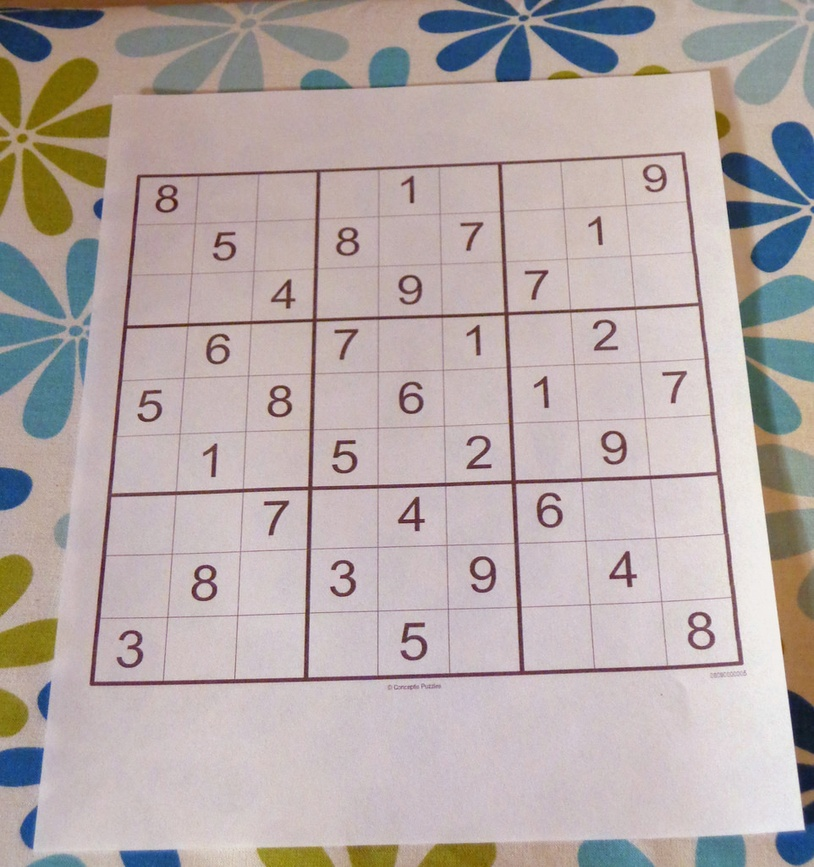
#> input picture Sudoku/opencv-sudoku-solver/sudoku_puzzle.jpg, 814 x 867 px, shrunk from 962 x 1024 before the run
$ python test_img_sch.py
#> lines starting #> are read from the running program, lines starting #| are printed output that depends on the picture; after the words box and inside, x2 and y2 are one past the last pixel; in counts of white or black regions, pixels touching at a corner belong together
#> further down, test_image is the input picture: shape (867, 814, 3); mean B, G, R 167.9, 169.5, 180.9
### Sudoku/opencv-sudoku-solver/pyimagesearch/sudoku/puzzle.py
# import the necessary packages
from imutils.perspective import four_point_transform
from skimage.segmentation import clear_border
import numpy as np
import imutils
import cv2
from matplotlib import pyplot as plt

# import modules
from . import multi_img_view


def find_puzzle(image: np.ndarray, debug: bool = False) -> (np.ndarray, np.ndarray):
    """
    Find the puzzle in the input image
    :param image:   image data
    :param debug:   whether to show intermediate images
    :return:        transformed (bird view) image in (1) RGB and (2) Grayscale
    """
#> called with debug = True
    debug_imgs = []  # for debug only, to-show imgs
    debug_subtitles = []  # for debug only, subtitles of the to-show imgs

    # convert the image to grayscale and blur it slightly
    gray = cv2.cvtColor(image, cv2.COLOR_BGR2GRAY)
    blurred = cv2.GaussianBlur(gray, (7, 7), 3)
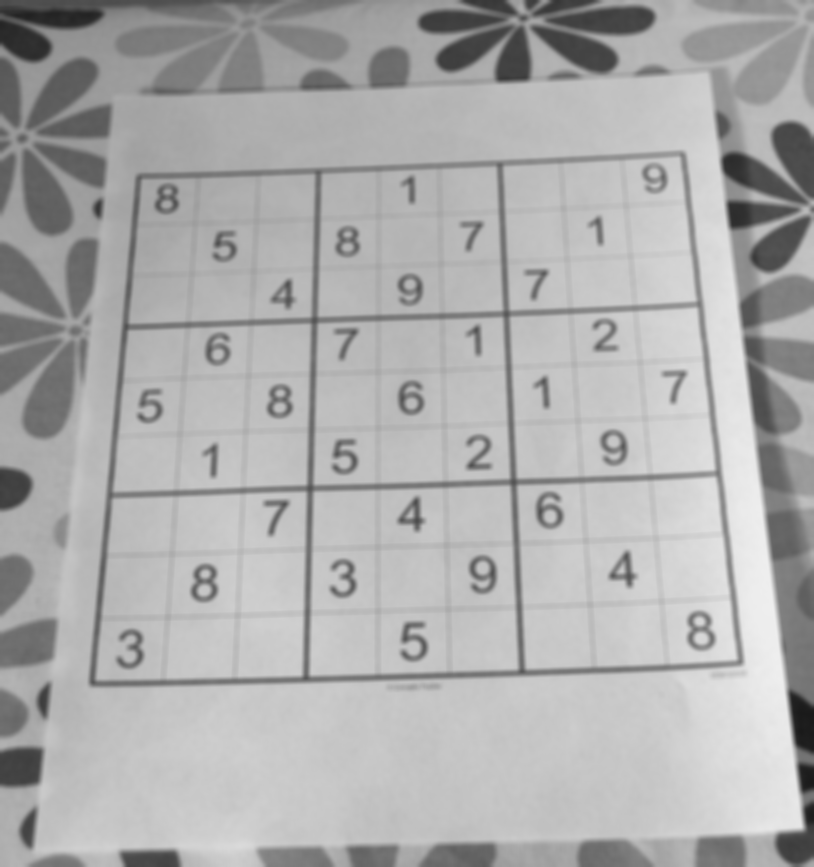
#> blurred: shape (867, 814); min 26, max 239, mean 172.7

    # check to see the operations done on the original image
    if debug:
        debug_imgs.append(image.copy())
        debug_subtitles.append("Puzzle Original")
        debug_imgs.append(gray.copy())
        debug_subtitles.append("Puzzle Gray")
        debug_imgs.append(blurred.copy())
        debug_subtitles.append("Puzzle Blurred")

    # apply adaptive thresholding and then invert the threshold map
    thresh = cv2.adaptiveThreshold(blurred, 255,
                                   cv2.ADAPTIVE_THRESH_GAUSSIAN_C, cv2.THRESH_BINARY, 11, 2)
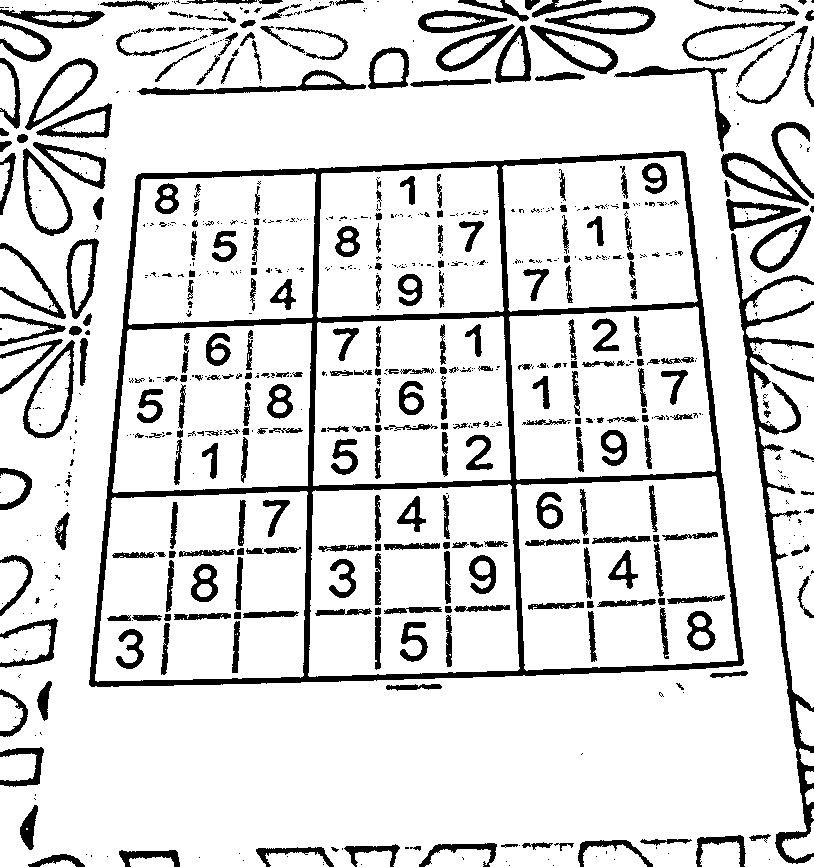
#> thresh: shape (867, 814); 85.6% white; 773 black regions (456 under 20 px), largest, box (x1, y1, x2, y2) and area: (89, 151, 744, 687) 24640, (731, 233, 814, 864) 6479, (137, 70, 366, 95) 1402
    thresh = cv2.bitwise_not(thresh)
#> thresh: shape (867, 814); 14.4% white; 773 white regions (456 under 20 px)

    # check to see if we are visualizing each step of the image
    # processing pipeline (in this case, thresholding)
    if debug:
        debug_imgs.append(thresh.copy())
        debug_subtitles.append("Puzzle Thresh")

    # find contours in the thresholded image and sort them by size in
    # descending order
    cnts = cv2.findContours(thresh.copy(), cv2.RETR_EXTERNAL,
                            cv2.CHAIN_APPROX_SIMPLE)
#> cnts = 276 contours, 176 with area under 20; largest, box (x1, y1, x2, y2) and area: (89, 151, 744, 687) 309212, (731, 233, 814, 864) 5290, (23, 340, 75, 439) 2974, (23, 148, 73, 236) 2593, (25, 58, 98, 130) 2243
    cnts = imutils.grab_contours(cnts)
    cnts = sorted(cnts, key=cv2.contourArea, reverse=True)

    # initialize a contour that corresponds to the puzzle outline
    puzzle_cnt = None

    # loop over the contours
    for c in cnts:
        # approximate the contour
        peri = cv2.arcLength(c, True)
        approx = cv2.approxPolyDP(c, 0.02 * peri, True)

        # if our approximated contour has four points, then we can
        # assume we have found the outline of the puzzle
        if len(approx) == 4:
            puzzle_cnt = approx
            break
#> this loop made 1 pass
#> (peri, puzzle_cnt) on pass 1: (2300.9, [[685, 153], [138, 174], [89, 684], [741, 665]])

    # if the puzzle contour is empty then our script could not find
    # the outline of the sudoku puzzle so raise an error
    if puzzle_cnt is None:
        raise Exception(("Could not find Sudoku puzzle outline. "
                         "Try debugging your thresholding and contour steps."))

    # check to see if we are visualizing the outline of the detected
    # sudoku puzzle
    if debug:
        # draw the contour of the puzzle on the image and then display
        # it to our screen for visualization/debugging purposes
        output = image.copy()
        cv2.drawContours(output, [puzzle_cnt], -1, (0, 255, 0), 2)
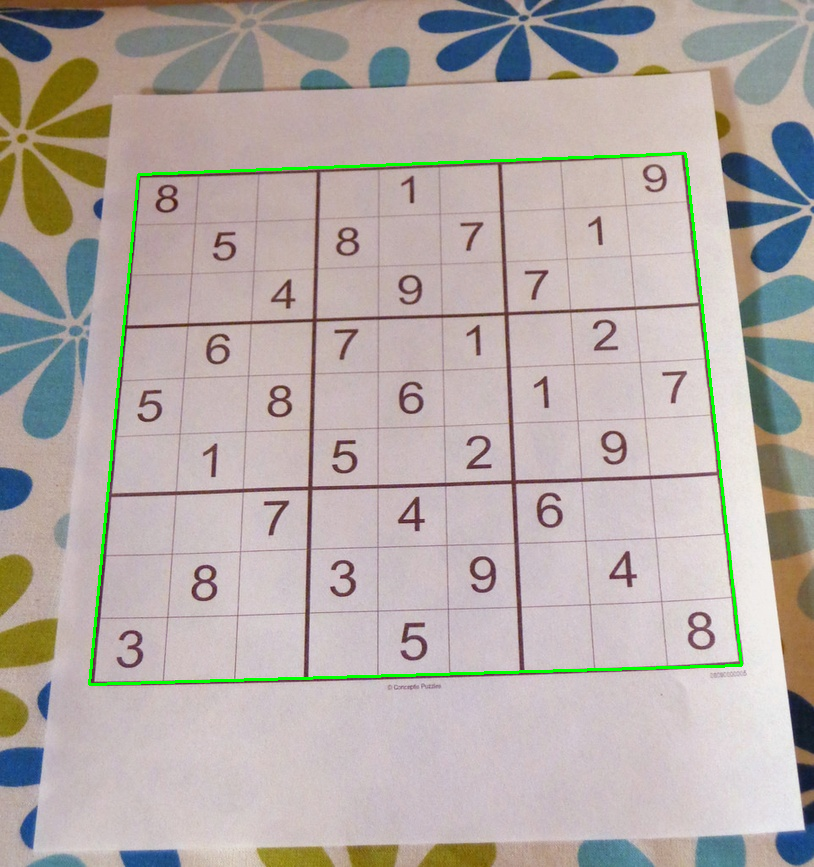
#> output: shape (867, 814, 3); 0.94% of pixels changed, all inside (x1, y1, x2, y2) = (88, 152, 743, 686)
        debug_imgs.append(output)
        debug_subtitles.append("Puzzle Outline")

    # apply a four point perspective transform to both the original
    # image and grayscale image to obtain a top-down birds eye view
    # of the puzzle
    puzzle = four_point_transform(image, puzzle_cnt.reshape(4, 2))
    warped = four_point_transform(gray, puzzle_cnt.reshape(4, 2))
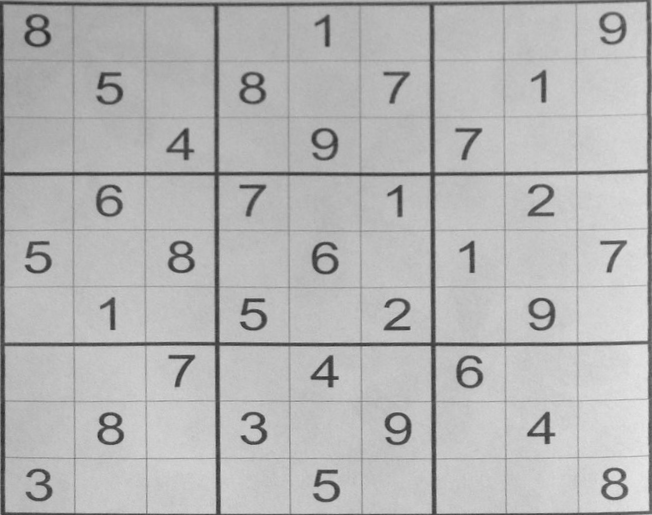
#> warped: shape (515, 652); min 39, max 231, mean 181.8

    # check to see if we are visualizing the perspective transform
    if debug:
        # show the output warped image (again, for debugging purposes)
        debug_imgs.append(puzzle.copy())
        debug_subtitles.append("Puzzle Transform")

    # Show Debug Images
    if debug:
        _ = multi_img_view.multi_img_view(
            images=debug_imgs, subtitles=debug_subtitles, col_cnt=3, row_cnt=2,
            title="Find Puzzle", fig_size=None, close_all=True)
        plt.show()

    # return a 2-tuple of puzzle in both RGB and grayscale
    return puzzle, warped


def extract_digit(cell: np.ndarray, debug: bool = False):
    """

    :param cell:    an ROI representing an individual cell of the Sudoku puzzle
                        (it may or may not contain a digit)
    :param debug:   whether to show intermediate images
    :return:        None if no digit contours found
    """
    debug_imgs = []  # for debug only, to-show imgs
    debug_subtitles = []  # for debug only, subtitles of the to-show imgs
    if debug:
        debug_imgs.append(cell.copy())
        debug_subtitles.append("Cell Original")

    # apply automatic thresholding to the cell and then clear any
    # connected borders that touch the border of the cell
    thresh = cv2.threshold(cell, 0, 255,
                           cv2.THRESH_BINARY_INV | cv2.THRESH_OTSU)[1]
    if debug:
        debug_imgs.append(thresh.copy())
        debug_subtitles.append("Threshold")
    thresh = clear_border(thresh)

    # check to see if we are visualizing the cell thresholding step
    if debug:
        debug_imgs.append(thresh.copy())
        debug_subtitles.append("Thresh without Border")

    # find contours in the thresholded cell
    cnts = cv2.findContours(thresh.copy(), cv2.RETR_EXTERNAL,
                            cv2.CHAIN_APPROX_SIMPLE)
    cnts = imutils.grab_contours(cnts)

    # if no contours were found than this is an empty cell
    if len(cnts) == 0:
        if debug:  # show debug images before return
            _ = multi_img_view.multi_img_view(
                images=debug_imgs, subtitles=debug_subtitles, col_cnt=2, row_cnt=2,
                title="Extract Digits - Returned No Contour", fig_size=None, close_all=True)
            plt.show()
        return None

    # otherwise, find the largest contour in the cell and create a
    # mask for the contour
    c = max(cnts, key=cv2.contourArea)
    mask = np.zeros(thresh.shape, dtype="uint8")
    cv2.drawContours(mask, [c], -1, 255, -1)
    if debug:
        debug_imgs.append(mask.copy())
        debug_subtitles.append("Mask for the Largest Contour")

    # compute the percentage of masked pixels relative to the total
    # area of the image
    (h, w) = thresh.shape
    percent_filled = cv2.countNonZero(mask) / float(w * h)

    # if less than 3% of the mask is filled then we are looking at
    # noise and can safely ignore the contour
    if percent_filled < 0.03:
        if debug:  # show debug images before return
            _ = multi_img_view.multi_img_view(
                images=debug_imgs, subtitles=debug_subtitles, col_cnt=2, row_cnt=2,
                title="Extract Digits - Returned <3%", fig_size=None, close_all=True)
            plt.show()
        return None

    # apply the mask to the thresholded cell
    digit = cv2.bitwise_and(thresh, thresh, mask=mask)

    # check to see if we should visualize the masking step
    if debug:
        debug_imgs.append(digit.copy())
        debug_subtitles.append("Digit by Mask")

    # Show Debug Images
    if debug:
        _ = multi_img_view.multi_img_view(
            images=debug_imgs, subtitles=debug_subtitles, col_cnt=3, row_cnt=2,
            title="Extract Digits", fig_size=None, close_all=True)
        plt.show()

    # return the digit to the calling function
    return digit


# [33 lines that do not run on import are left out]

### Sudoku/opencv-sudoku-solver/pyimagesearch/sudoku/multi_img_view.py
import typing
import matplotlib
from matplotlib import figure
from matplotlib import pyplot as plt


def multi_img_view(images: list, subtitles: list,
                   row_cnt: int, col_cnt: int,
                   title: str = "MULTI-IMG VIEW",
                   fig_size: typing.Tuple[int, int] = None,
                   close_all: bool = True) \
        -> matplotlib.figure.Figure:
    """
    Combine and Show Several Images Together
    :param images:          list of images
    :param subtitles:       list of the subtitles of the images
    :param row_cnt:         number of rows
    :param col_cnt:         number of columns
    :param title:           title of the combine image
    :param fig_size:        size of the figure, (width, height)
    :param close_all:       whether to close all figures during initialization
    :return:                plt, fig
    """
#> called with row_cnt = 2, col_cnt = 3, title = 'Find Puzzle', close_all = True
    if close_all:
        plt.close("all")
    if len(images) != len(subtitles):
        raise RuntimeError("[Error] Images Count and Subtitles Count Mismatch:"
                           "Images = %d, Subtitles = %d" % (len(images), len(subtitles)))
    if len(images) > row_cnt * col_cnt:
        raise RuntimeError("[Error] Images Count Overflow:"
                           "Got Max row*col=%d*%d, Assigned %d" % (row_cnt, col_cnt, len(images)))

    if fig_size is not None:
        fig, _ax = plt.subplots(nrows=row_cnt, ncols=col_cnt, figsize=fig_size)
    else:
        fig, _ax = plt.subplots(nrows=row_cnt, ncols=col_cnt)
    ax = _ax.flatten()

    # Subplot Styles: remove spines, x/y-ticks
    for _subplot_ax in ax:
        _subplot_ax.spines['top'].set_visible(False)
        _subplot_ax.spines['right'].set_visible(False)
        _subplot_ax.spines['bottom'].set_visible(False)
        _subplot_ax.spines['left'].set_visible(False)
        _subplot_ax.set_xticks([])
        _subplot_ax.set_yticks([])

    # Show Images & Subtitles
    for _img_idx, (_img, _img_title) in enumerate(zip(images, subtitles)):
        ax[_img_idx].imshow(_img)
        ax[_img_idx].set_title(_img_title)
        ax[_img_idx].set_xticks([])
        ax[_img_idx].set_yticks([])
#> this loop made 6 passes

    fig.suptitle(title)
    # fig.tight_layout()

    return fig


# [16 lines that do not run on import are left out]

### Sudoku/opencv-sudoku-solver/test_img_sch.py
# import the necessary packages
import numpy as np
import cv2

# import modules
from pyimagesearch.sudoku import find_puzzle, extract_digit

test_image = cv2.imread("sudoku_puzzle.jpg")

# find the puzzle in the image
puzzleImage, warped = find_puzzle(image=test_image, debug=True)

# initialize our 9x9 Sudoku board
board = np.zeros((9, 9), dtype="int")
# a Sudoku puzzle is a 9x9 grid (81 individual cells), so we can
# infer the location of each cell by dividing the warped image
# into a 9x9 grid
stepX = warped.shape[1] // 9
#> stepX = 72
stepY = warped.shape[0] // 9
#> stepY = 57
# initialize a list to store the (x, y)-coordinates of each cell
# location
cellLocs = []
# loop over the grid locations
for y in range(0, 9):
    # initialize the current list of cell locations
    row = []
    for x in range(0, 9):
        # compute the starting and ending (x, y)-coordinates of the current cell
        startX = x * stepX
        startY = y * stepY
        endX = (x + 1) * stepX
        endY = (y + 1) * stepY
        # add the (x, y)-coordinates to our cell locations list
        row.append((startX, startY, endX, endY))

        # crop the cell from the warped transform image and then
        # extract the digit from the cell
        cell = warped[startY:endY, startX:endX]
        _ = extract_digit(cell, debug=True)
#> this loop made 9 passes
#> pass 1, in extract_digit (call 9), `plt.show()`:
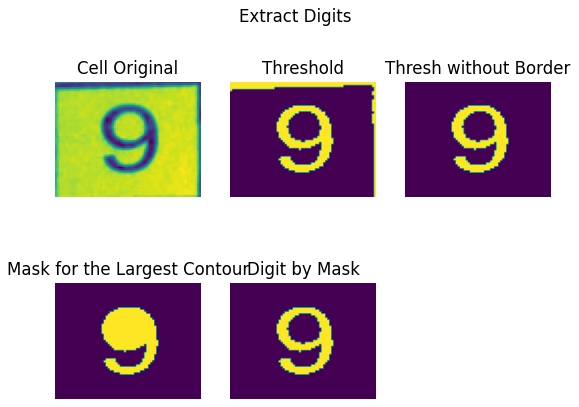
#> figure drawn by matplotlib, 5 panels
#> pass 2, in extract_digit (call 18), `plt.show()`:
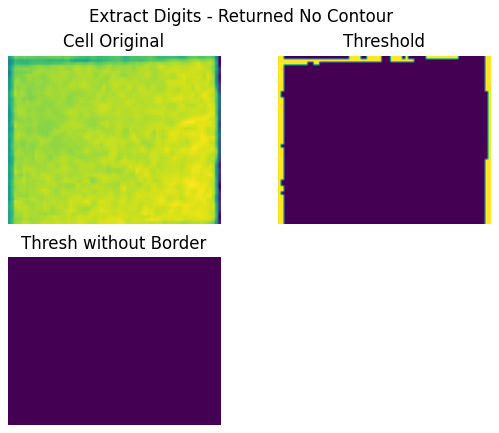
#> figure drawn by matplotlib, 3 panels
#> after the loop:
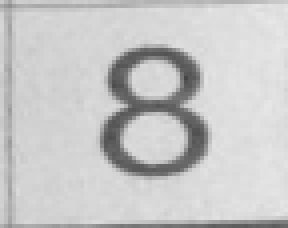
#> cell: shape (57, 72) (shown 4 times larger); min 69, max 231, mean 199.8
